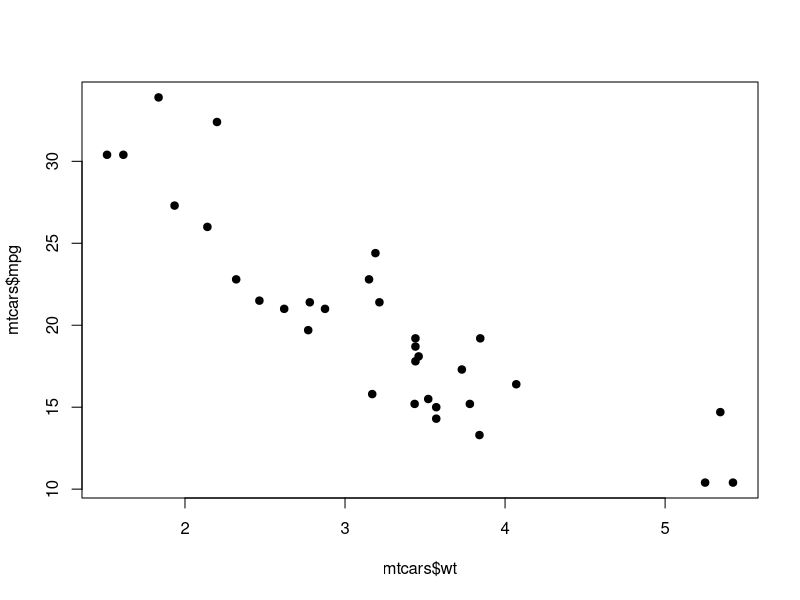
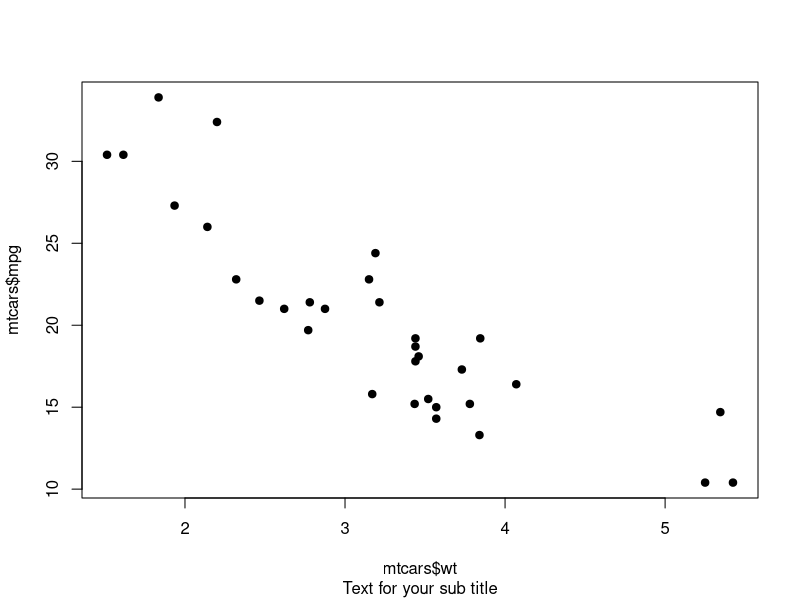
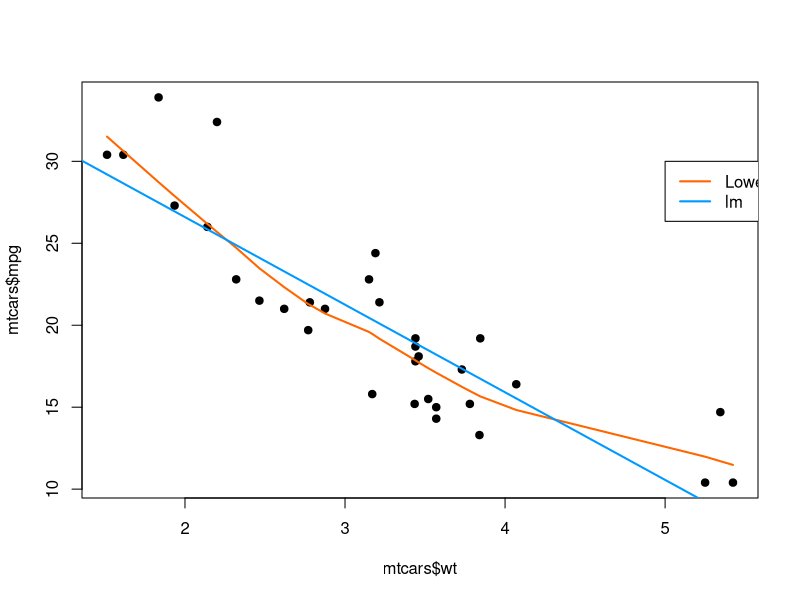

Recreate these plots in R, in order.
#######################
### Section 1 ###
#######################

# create a simple object
UScapt = 'D.C.'
UScapt

# 3 ways to create the same object
numList1 = c(1, 2, 3, 4, 5)
numList2 = 1:5
numList3 = seq(from = 1, to=5, by=1)

numList1
numList2
numList3

numList1 == numList2


numList1[1:3]
numList1[1:3] * 5

nulist_x5 <- numList1[1:3] * 5

### Create a object with values 1 to 10 and 50 to 75

numlist =

#################################
### Section 2 ###
#################################

mtcars

View(mtcars)

mtcars$mpg

mtcars[1, ]

mtcars[, 1]

mtcars[1, 1]


### Modify code below to Show the first 10 Rows and the first 5 Columns

mtcars[]

#######################################
### Section 3 ###
#######################################

mtcars[mtcars$cyl == 6 | mtcars$cyl == 8 & mtcars$hp >= 146,]

mtcars[(mtcars$cyl == 6 | mtcars$cyl == 8) & mtcars$hp >= 146,]

mtcars[mtcars$cyl == 6 | (mtcars$cyl == 8 & mtcars$hp >= 146),]

###Select only 6 cyl with greater than 140hp or 8 cyl with less than 200hp. 

mtcars[]

#############################
### Section 4 ###
#############################

cor(mtcars$mpg, mtcars$wt)

lm(mpg ~ wt, data = mtcars)

plot(mtcars$wt, mtcars$mpg, pch = 19) #Add a comma and press tab to see other function options

plot(mtcars$wt, mtcars$mpg, pch = 19, sub = "Text for your sub title")  #Add a sub title to you plot



plot(mtcars$wt, mtcars$mpg, pch = 19)
lines(lowess(mtcars$wt, mtcars$mpg), col = "#FF6600", lwd = 2)
abline(lm(mpg ~ wt, data = mtcars), col = "#0099ff", lwd = 2)


### Modify the legend to remove the border

legend(x = 5, y = 30, legend = c("Lowess", 'lm'), lty = c(1,1), lwd = c(2,2), col = c("#FF6600", "#0099ff"))


######################
### TidyVerse ###
######################

install.packages("tidyverse")

library(tidyverse)


####################################
### Section 5 ###
####################################



newData = mtcars[, 1:4]


newData = mtcars[, c('mpg','cyl', 'disp', 'hp')]


newData_dplyr = mtcars %>% 
  select(mpg:hp)


### Compare Results
newData == newData_dplyr


####################################
### Section 6 ###
####################################

x = c(1, 2, NA, NA, 5, 6, NA, 8, NA, NA)

y = c(NA, NA, 3, 4, NA, NA, NA, NA, NA, NA)

z = c(NA, NA, NA, NA, NA, NA, 7, NA, 9, 10 )

coalesce(x, y, z)


### (Reorder (x, y, z) below to see what happens

x = c(1, 2, NA, NA, 5, 6, NA, 8, 4, NA)

y = c(NA, 4, 3, 4, NA, 8, NA, NA, NA, NA)

z = c(3, NA, 8, NA, 1, NA, 7, NA, 9, 10 )

coalesce(x, y, z)
